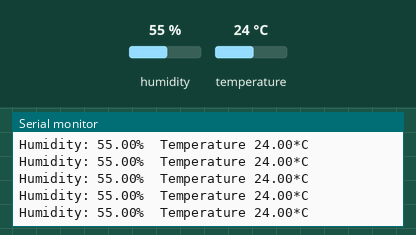
Bench run of a sketch on a simulated Arduino Uno, built with avr-gcc and run on an emulated ATmega328P. Shown: the last lines printed to the serial monitor. Wiring (inferred from the names in the program): DHT22 sensor: data pin 3. Inputs (shaded band) come from the test bench; at power-on: humidity 55 %, temperature 24 °C.

Above: at 3.3 s.
3.4 s: humidity set to 22 %
At 6.4 s:
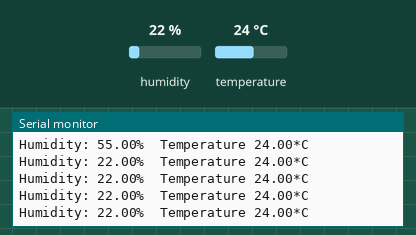
6.5 s: temperature set to 12 °C
At 9.2 s:
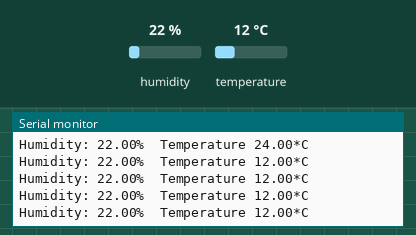
9.6 s: humidity set to 40 %
At 13.8 s:
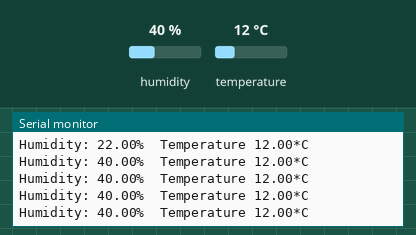
Timing chart, 0 to 15.3 s (numbered marks = the images above; inputs shaded):
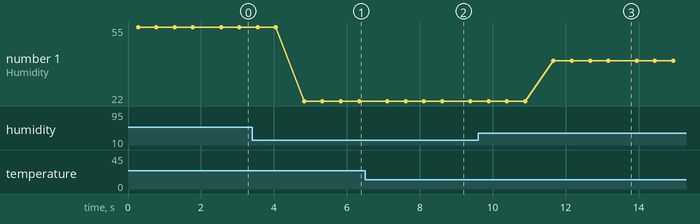

Measured:
- after the input at 3.4 s, the serial monitor: prints a new line after 1.4 s (image 1)
- after the input at 6.5 s, the serial monitor: prints a new line after 0.61 s (image 2)
- after the input at 9.6 s, the serial monitor: prints a new line after 2.1 s (image 3)
- plotted number 1: 55 → 22 after the input at 3.4 s, 22 → 40 after the input at 9.6 s

The sketch:

temp_hum.ino
```cpp
#include <DHT.h>
#include <DHT_U.h>


#define DHTPIN 3
#define DHTTYPE DHT22
DHT dht(DHTPIN, DHTTYPE);
void setup() {
  Serial.begin(9600);
  Serial.println("DHT test");
  dht.begin();
}
void loop() {
  float h = dht.readHumidity();
  float t = dht.readTemperature();


    Serial.print("Humidity: ");
    Serial.print(h);
    Serial.print("%\t");
    Serial.print("Temperature ");
    Serial.print(t);
    Serial.println("*C");


  delay(500);
}
```
